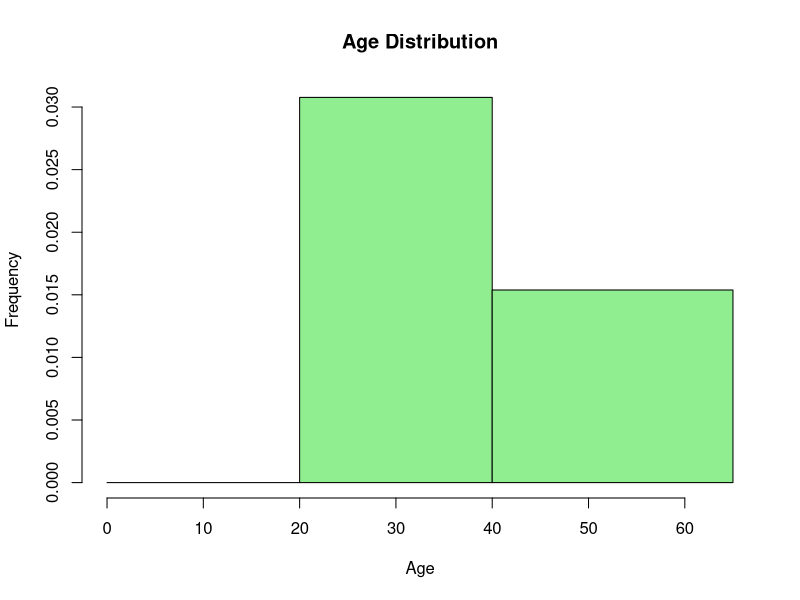

This figure's R source:
library(dplyr)
# Sample data frame
df <- data.frame(age = c(23, 45, 34, 25, 43, 56, 30, 28, 37, 50, 41, 33, 29))

# Create a histogram with specified breaks
hist(df$age, 
     breaks = c(0, 20, 40, 65), 
     main = "Age Distribution", 
     xlab = "Age", 
     ylab = "Frequency", 
     col = "lightgreen", 
     border = "black", 
     right = TRUE)

